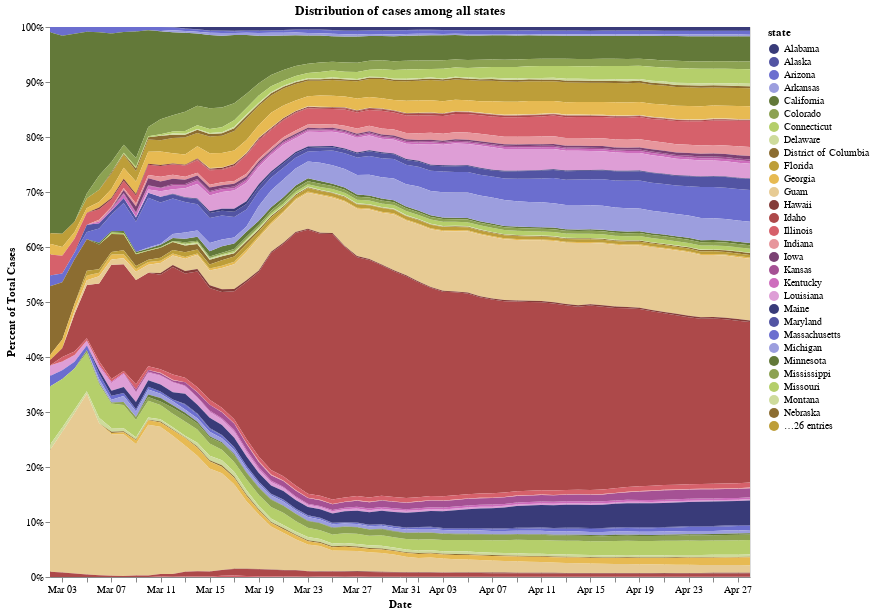

Notebook code for this chart:
### Markdown cell above
## 6 - Examining percentage of cases compared to all states
The below chart maps which states have the majority of cases at a given date. We can see how Washington and California originally had majority of cases in the U.S., and how quickly New York took over, and continues to make up a large percentage of cases in the U.S.

### Code cell
chart = alt.Chart(recent_cases).mark_area().encode(
    x=alt.X('date:T', axis=alt.Axis(format='%b %d', title='Date')),
    y=alt.Y('cases:Q', stack="normalize", axis=alt.Axis(format='%', title='Percent of Total Cases')), 
#     x="date:T",
#     y=alt.Y("cases:Q", stack="normalize"),
    tooltip=['state', 'cases', 'date'],
    color= alt.Color('state:N', scale=alt.Scale(scheme='category20b'))

).properties(
    width=700,
    height=550,
    title="Distribution of cases among all states"
)

display(chart)

### Figure 1 — Vega-Lite specification as saved in the notebook (floating-point values rounded to 4 significant figures; data arrays with more than 128 entries replaced by an {"elided": "..."} marker saying what was removed)
{"config": {"view": {"continuousWidth": 400, "continuousHeight": 300}}, "data": {"name": "data-6d2d46d314dee31fc7fd2f9f43c35112"}, "mark": "area", "encoding": {"color": {"type": "nominal", "field": "state", "scale": {"scheme": "category20b"}}, "tooltip": [{"type": "nominal", "field": "state"}, {"type": "quantitative", "field": "cases"}, {"type": "temporal", "field": "date"}], "x": {"type": "temporal", "axis": {"format": "%b %d", "title": "Date"}, "field": "date"}, "y": {"type": "quantitative", "axis": {"format": "%", "title": "Percent of Total Cases"}, "field": "cases", "stack": "normalize"}}, "height": 550, "title": "Distribution of cases among all states", "width": 700, "$schema": "https://vega.github.io/schema/vega-lite/v4.8.1.json", "datasets": {"data-6d2d46d314dee31fc7fd2f9f43c35112": {"elided": "2896 records"}}}
